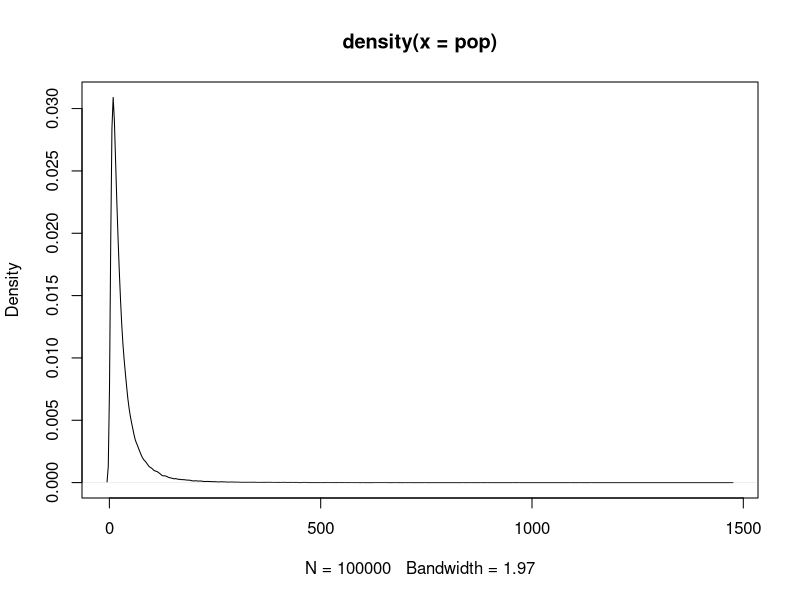

The R source for this figure:
# 1. Setup Skewed Population (Log-Normal)
# ---------------------------------------------------------
set.seed(49)
# meanlog=3, sdlog=1 gives a long right tail (like income)
pop <- rlnorm(100000, meanlog = 3, sdlog = 1) 
#Visualise log-normal so you can see that the
#distribution is now skewed
plot(density(pop))


true_mean <- mean(pop) # Approx 33.1

# We'll use a small sample size where skewness hurts the most
n <- 15 

# Trackers
ticker_t <- 0
ticker_boot <- 0
t_negative_lower_bound <- 0 # Counting how often T-test gives impossible values

# 2. Simulation Loop
# ---------------------------------------------------------
for (i in 1:100) {
  samp <- sample(pop, n)
  
  # --- T-Statistic (Parametric) ---
  # Assumes the sampling distribution is Normal (CLT)
  t_res <- t.test(samp)
  ci_t_lower <- t_res$conf.int[1]
  ci_t_upper <- t_res$conf.int[2]
  
  if (ci_t_lower <= true_mean & ci_t_upper >= true_mean){
    ticker_t = ticker_t + 1    
  }
  
  # Check for "Impossible" intervals (Negative lower bound on positive data)
  if (ci_t_lower < 0) {
    t_negative_lower_bound = t_negative_lower_bound + 1
  }
  
  # --- Bootstrap (Percentile) ---
  # Does not assume symmetry
  boot_means <- replicate(5000, mean(sample(samp, n, replace = TRUE)))
  ci_boot <- quantile(boot_means, probs = c(0.025, 0.975))
  
  if (ci_boot[1] <= true_mean & ci_boot[2] >= true_mean){
    ticker_boot = ticker_boot + 1    
  }
}

# 3. Output
# ---------------------------------------------------------
print(paste0("True Population Mean: ", round(true_mean, 2)))
print(paste0("T-Stat Coverage: ", ticker_t, "%"))
print(paste0("Bootstrap Coverage: ", ticker_boot, "%"))
print(paste0("Times T-test predicted negative (impossible) values: ", t_negative_lower_bound))

#The t-test is robust, but fails on accuracy sometimes by
#producing negative lower bounds (which are impossible)
